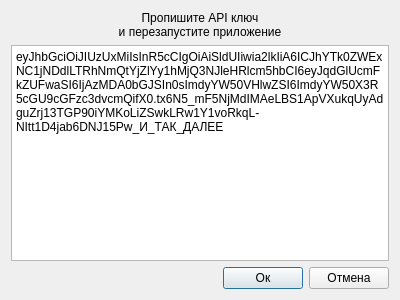
<?xml version="1.0" encoding="UTF-8"?>
<ui version="4.0">
 <class>SetupKey</class>
 <widget class="QDialog" name="SetupKey">
  <property name="windowModality">
   <enum>Qt::WindowModality::ApplicationModal</enum>
  </property>
  <property name="geometry">
   <rect>
    <x>0</x>
    <y>0</y>
    <width>400</width>
    <height>300</height>
   </rect>
  </property>
  <property name="windowTitle">
   <string>Ошибка</string>
  </property>
  <layout class="QVBoxLayout" name="verticalLayout">
   <item>
    <widget class="QLabel" name="label">
     <property name="text">
      <string>Пропишите API ключ 
и перезапустите приложение</string>
     </property>
     <property name="alignment">
      <set>Qt::AlignmentFlag::AlignCenter</set>
     </property>
    </widget>
   </item>
   <item>
    <widget class="QTextEdit" name="KeyEdit">
     <property name="html">
      <string>&lt;!DOCTYPE HTML PUBLIC &quot;-//W3C//DTD HTML 4.0//EN&quot; &quot;http://www.w3.org/TR/REC-html40/strict.dtd&quot;&gt;
&lt;html&gt;&lt;head&gt;&lt;meta name=&quot;qrichtext&quot; content=&quot;1&quot; /&gt;&lt;meta charset=&quot;utf-8&quot; /&gt;&lt;style type=&quot;text/css&quot;&gt;
p, li { white-space: pre-wrap; }
hr { height: 1px; border-width: 0; }
li.unchecked::marker { content: &quot;\2610&quot;; }
li.checked::marker { content: &quot;\2612&quot;; }
&lt;/style&gt;&lt;/head&gt;&lt;body style=&quot; font-family:'Segoe UI'; font-size:9pt; font-weight:400; font-style:normal;&quot;&gt;
&lt;p style=&quot; margin-top:0px; margin-bottom:0px; margin-left:0px; margin-right:0px; -qt-block-indent:0; text-indent:0px;&quot;&gt;eyJhbGciOiJIUzUxMiIsInR5cCIgOiAiSldUIiwia2lkIiA6ICJhYTk0ZWExNC1jNDdlLTRhNmQtYjZlYy1hMjQ3NJleHRlcm5hbCI6eyJqdGlUcmFkZUFwaSI6IjAzMDA0bGJSIn0sImdyYW50VHlwZSI6ImdyYW50X3R5cGU9cGFzc3dvcmQifX0.tx6N5_mF5NjMdIMAeLBS1ApVXukqUyAdguZrj13TGP90iYMKoLiZSwkLRw1Y1voRkqL-NItt1D4jab6DNJ15Pw_И_ТАК_ДАЛЕЕ&lt;/p&gt;&lt;/body&gt;&lt;/html&gt;</string>
     </property>
    </widget>
   </item>
   <item>
    <layout class="QHBoxLayout" name="horizontalLayout">
     <item>
      <spacer name="horizontalSpacer">
       <property name="orientation">
        <enum>Qt::Orientation::Horizontal</enum>
       </property>
       <property name="sizeHint" stdset="0">
        <size>
         <width>40</width>
         <height>20</height>
        </size>
       </property>
      </spacer>
     </item>
     <item>
      <widget class="QPushButton" name="Ok">
       <property name="text">
        <string>Ок</string>
       </property>
      </widget>
     </item>
     <item>
      <widget class="QPushButton" name="Cancel">
       <property name="text">
        <string>Отмена</string>
       </property>
      </widget>
     </item>
    </layout>
   </item>
  </layout>
 </widget>
 <resources/>
 <connections/>
</ui>
